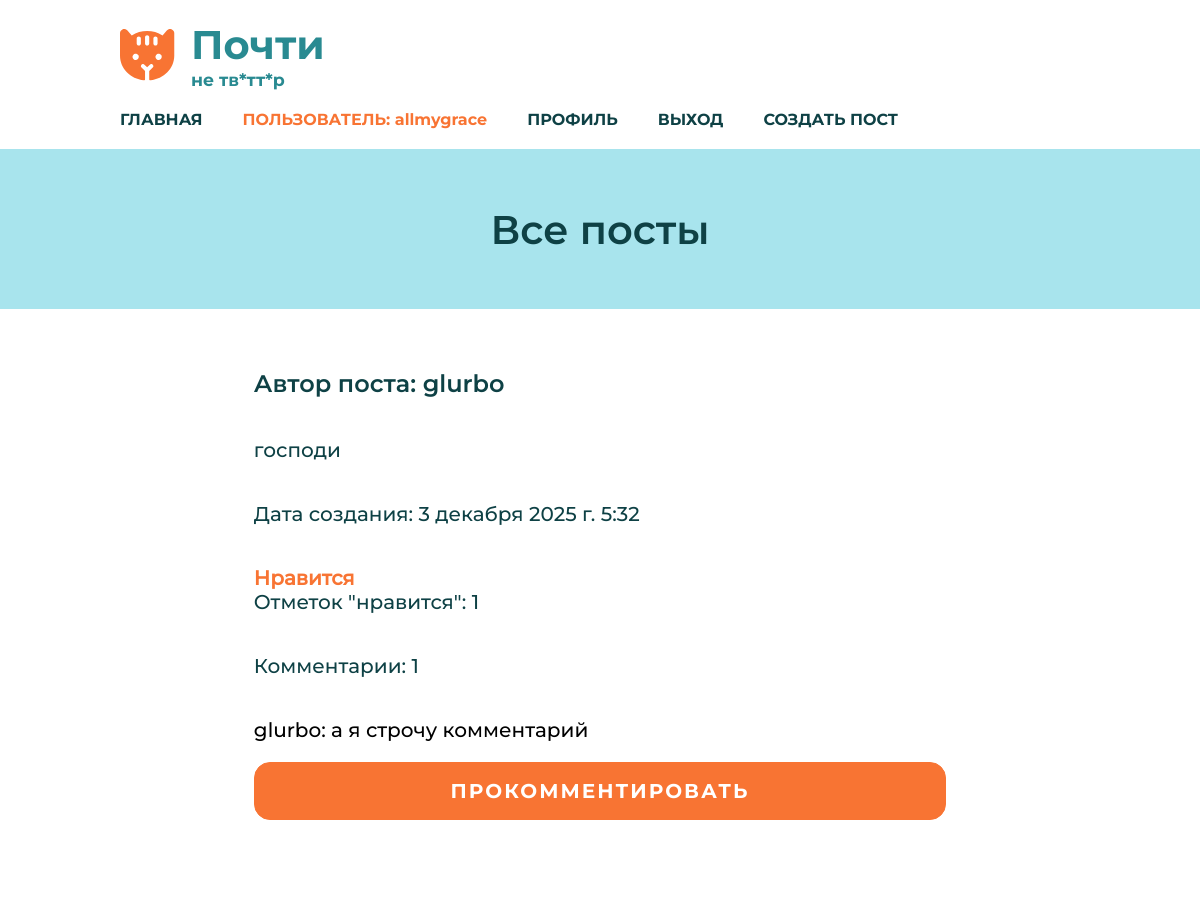
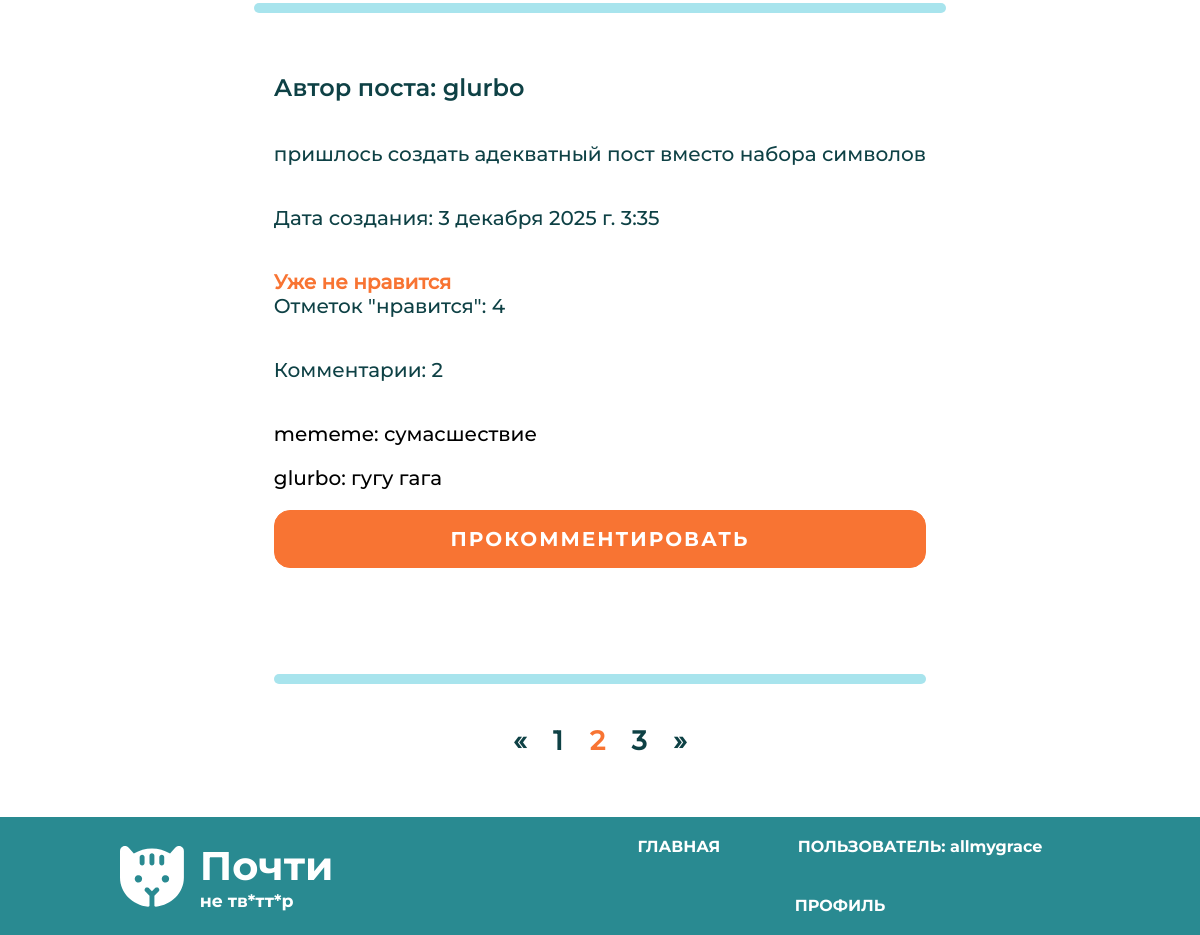
Page /posts/?page=2 (signed in) on the committed database (2 pictures, top to bottom).
### posts/models.py (models this page shows, shortened)
class ReallyUser(AbstractUser):
    avatar = models.ImageField(upload_to='avatars/', blank=True, null=True,
                               verbose_name='Аватар', default='avatars/image.png')
    biography = models.CharField(max_length=250, verbose_name="Биография", null=True)
    class Meta(AbstractUser.Meta):
        pass

class Post(models.Model):
    post_text = models.TextField(verbose_name="Текст поста")
    author = models.ForeignKey('ReallyUser', on_delete=models.CASCADE, verbose_name='Автор поста', null=True)
    pub_date = models.DateTimeField(default=datetime.now, verbose_name="Дата публикации")
    likes = models.ManyToManyField(settings.AUTH_USER_MODEL, related_name="liked_posts", blank=True)
    class Meta:
        verbose_name = 'Пост'
        verbose_name_plural = 'Посты'

class Comment(models.Model):
    comment_text = models.TextField(verbose_name="Текст комментария")
    post = models.ForeignKey('Post', on_delete=models.CASCADE,
                                      verbose_name="Комментарий к посту", blank=True, null=True)
    commenter = models.ForeignKey('ReallyUser', on_delete=models.CASCADE, verbose_name='Автор комментария', null=True)
    class Meta:
        verbose_name = 'Комментарий'
        verbose_name_plural = 'Комментарии'

### posts/views.py (the view)
# urls.py: path('', views.index, name='index'),
def index(request):
    posts = Post.objects.annotate(comment_count=Count('comment', distinct=True), likes_count=Count('likes', distinct=True)).order_by('-pub_date')[:50]
    paginator = Paginator(posts, 2)
    if 'page' in request.GET:
        page_num = request.GET['page']
    else:
        page_num = 1
    page = paginator.get_page(page_num)
    context = {'posts': page.object_list, 'page': page}
    return render(request, 'index.html', context)

### posts/templates/index.html (shortened to what this page needs)
{% extends "base_generic.html" %}
{% block content %}
<section class="title">
            <h1>Все посты</h1>
        </section>
        <section class="articles-wrapper">
            <div class="articles">
                <div class="four-articles">
                    {% if posts %}
                    {% for post in posts %}
                    <article>
                        <div class="article-inner">
                            <div class="article-text">
                                <h3>Автор поста: {{ post.author }}</h3>
                                <p>{{ post.post_text }}</p>
                                <p>Дата создания: {{ post.pub_date }}</p>
                                 {% if request.user.is_authenticated %}
            <p class="lele">
                <a href="{% url 'toggle_like' pk=post.pk %}">
                    {% if request.user in post.likes.all %}
                        Уже не нравится
                    {% else %}
                        Нравится
                    {% endif %}
                </a>
                <span>Отметок "нравится": {{ post.likes_count }}</span>
            </p>
        {% else %}
            <p>Отметок "нравится": {{ post.likes_count }}</p>
        {% endif %}
        <p>Комментарии: {{ post.comment_count }}</p>
                            </div>
                            <div class="article-buttons">
                                {% for comment in post.comment_set.all %}
        <p class="comment">{{ comment.commenter.username }}: {{ comment.comment_text }}</p>
    {% endfor %}
                                <a href="{% url 'add-comment' pk=post.pk %}" class="button">ПРОКОММЕНТИРОВАТЬ</a>
                                <form>
                                    <div class="favourite">
                                        <input class="fav-input" type="checkbox" id="fav1" checked>
                                    </div>
                                </form>
                            </div>
                            <div class="line"></div>
                            {% endfor %}
                            {% if page.paginator.num_pages > 1 %}
    <div class="pagination">
        <div class="pagination-list">
            {% if page.has_previous %}
                <div class="pagination-item">
                    <a href="?page={{ page.previous_page_number }}" class="pagination-link">&laquo;</a>
                </div>
            {% endif %}
            {% for num in page.paginator.page_range %}
                <div class="pagination-item {% if num == page.number %}active{% endif %}">
                    {% if num == page.number %}
                        <span class="pagination-link">{{ num }}</span>
                    {% else %}
                        <a href="?page={{ num }}" class="pagination-link">{{ num }}</a>
                    {% endif %}
                </div>
            {% endfor %}
            {% if page.has_next %}
                <div class="pagination-item">
                    <a href="?page={{ page.next_page_number }}" class="pagination-link">&raquo;</a>
                </div>
            {% endif %}
        </div>
    </div>
                            {% endif %}
                            {% else %}
                             <p>Нет постов :(</p>
                            {% endif %}
                        </div>
                    </article>
                </div>
            </div>
        </section>
{% endblock %}

### posts/templates/base_generic.html (shortened to what this page needs)
<!DOCTYPE html>
<html lang="ru">
<head>
    {% load static %}
    <link rel="stylesheet" href="{% static 'css/style.css' %}" />
</head>
<body>
    <header class="header-wrapper">
        <div class="header">
            <a class="logo" href="{% url 'index' %}">
                <img src="{% static 'media/logo.svg' %}" alt="Логотип">
                <div class="logo-wrapper">
                    <h1>Почти</h1>
                    <h3>не тв*тт*р</h3>
                </div>
            </a>
            <nav class="header-nav">
                <a href="{% url 'index' %}">ГЛАВНАЯ</a>
                {% if user.is_authenticated %}
                <p class="like-link">ПОЛЬЗОВАТЕЛЬ: {{ user.get_username }}</p>
                <a href="{% url 'profile' %}">ПРОФИЛЬ</a>
                <a href="{% url 'logout' %}">ВЫХОД</a>
                <a href="{% url 'create' %}">СОЗДАТЬ ПОСТ</a>
                {% else %}
                    <a href="{% url 'login' %}">ВОЙТИ</a>
                    <a href="{% url 'register' %}">РЕГИСТРАЦИЯ</a>
                {% endif %}
            </nav>
        </div>
    </header>
    <main>
        {% block content %}
        {% endblock %}
    </main>
    <footer>
        <div class="footer-wrapper">
            <a class="logo" href="{% url 'index' %}">
                <img src="{% static 'media/footer-logo.svg' %}" alt="Логотип">
                <div class="logo-wrapper">
                    <h1>Почти</h1>
                    <h3>не тв*тт*р</h3>
                </div>
            </a>
                <nav class="footer-nav">
                    <a href="{% url 'index' %}">ГЛАВНАЯ</a>
                {% if user.is_authenticated %}
                <p class="like-link-f">ПОЛЬЗОВАТЕЛЬ: {{ user.get_username }}</p>
                <a href="{% url 'profile' %}">ПРОФИЛЬ</a>
                {% else %}
                    <a href="{% url 'login' %}">ВОЙТИ</a>
                    <a href="{% url 'register' %}">РЕГИСТРАЦИЯ</a>
                {% endif %}
                </nav>
        </div>
    </footer>
</body>
</html>

### posts/static/css/style.css (style rules this page uses)
* { box-sizing: border-box; margin: 0; padding: 0; }
body { font-family: 'Montserrat Medium', sans-serif; font-size: 15pt; }
main { display: flex; flex-direction: column; row-gap: 1em; }
a { text-decoration: none; }
.header-wrapper { background: #fff; display: flex; justify-content: center; align-items: center; min-height: 4em; padding: 1em 0; }
.header { width: 80%; display: flex; justify-content: space-between; align-items: center; flex-wrap: wrap; gap: 1em; }
.logo { display: flex; column-gap: 0.8em; font-family: 'Montserrat Bold', sans-serif; align-items: center; padding-right: 1em; }
.logo img { max-width: 25%; }
.logo-wrapper { display: flex; flex-direction: column; color: #298A91; }
.logo-wrapper h1 { font-size: 30pt; }
.logo-wrapper h3 { font-size: 13pt; font-weight: normal; }
.header-nav { display: flex; gap: 2em; flex-wrap: wrap; }
.header-nav a, .like-link { font-family: 'Montserrat Bold', sans-serif; color: #0E4145; font-size: 12pt; }
footer { background: #298A91; display: flex; justify-content: center; align-items: center; min-height: 4em; padding: 1em 0; }
.footer-wrapper { width: 80%; display: flex; justify-content: space-between; align-items: center; gap: 1em; flex-wrap: wrap; }
.footer-wrapper .logo-wrapper { display: flex; flex-direction: column; color: #fff; }
.footer-nav { display: flex; width: 50%; justify-content: space-evenly; gap: 2em; flex-wrap: wrap; }
.footer-nav a, .like-link-f { font-family: 'Montserrat Bold', sans-serif; color: #fff; font-size: 12pt; }
.button { color: #fff; font-size: 15pt; font-family: 'Montserrat Bold', sans-serif; background-color: #F87433; border: 1px solid #F87433; border-radius: 0.8em; display: flex; padding: 0.8em; letter-spacing: 0.1em; justify-content: center; width: 100%; }
.title { color:#0E4145; justify-content: center; font-size: 20pt; font-family: 'Montserrat SemiBold', sans-serif; display: flex; min-height: 6em; align-items: center; background-color: #a8e4ed; }
.articles-wrapper { min-height: 50em; display: flex; justify-content: center; padding: 1em 0; }
.articles { width: 80%; display: flex; flex-direction: column; row-gap: 3em; }
article { align-items: center; }
.four-articles { display: flex; align-items: center; flex-direction: column; row-gap: 3em; flex-wrap: wrap; }
.four-articles article { display: flex; column-gap: 2em; border-radius: 0.8em; }
.article-inner { display: flex; flex-direction: column; padding: 1em; row-gap: 2em; }
.article-buttons { display: flex; justify-content: space-between; flex-direction: column; }
.article-text { display: flex; flex-direction: column; row-gap: 2em; color: #0E4145; }
.article-text h3 { font-family: 'Montserrat SemiBold', sans-serif; font-size: 18pt; }
.favourite { width: fit-content; display: flex; justify-content: center; align-items: center; }
.fav-input { appearance: none; position: relative; background-image: url('../media/favourite.svg'); width: 3.5em; height: 3.5em; background-repeat: no-repeat; background-position: center; background-size: contain; }
.fav-input::after { content: ""; position: absolute; width: 0px; height: 0px; background-image: url('../media/favourite-checked.svg'); background-repeat: no-repeat; background-position: center; background-size: contain; }
.fav-input:checked::after { width: 3.5em; height: 3.5em; }
.like-link { color: #F87433; }
.pagination { align-self: center; display: flex; align-items: center; justify-content: center; }
.pagination-list { display: flex; column-gap: 1em; font-weight: bold; font-size: 20pt; color: #F87433; }
.pagination-list a { color: #0E4145; }
.line { border-radius: 0.8em; width: 100%; height: 0.5em; background-color: #a8e4ed; }
.lele { display: flex; flex-direction: column; color:#0E4145; }
.lele a { font-weight: bold; color: #F87433; }
.article-buttons { row-gap: 1em; }

### rows in the picture
ReallyUser: get_username "allmygrace"
Post: author "glurbo", post_text "господи", pub_date "3 декабря 2025 г. 5:32", shows "Нравится", likes_count "1", comment_count "1"
Comment: commenter.username "glurbo", comment_text "а я строчу комментарий"
Post: author "glurbo", post_text "пришлось создать адекватный пост вместо набора символов", pub_date "3 декабря 2025 г. 3:35", shows "Уже не нравится", likes_count "4", comment_count "2"
Comment: commenter.username "mememe", comment_text "сумасшествие"
Comment: commenter.username "glurbo", comment_text "гугу гага"

### other values in the picture
{{ num }} "1" "3"
{{ num }} "2"
